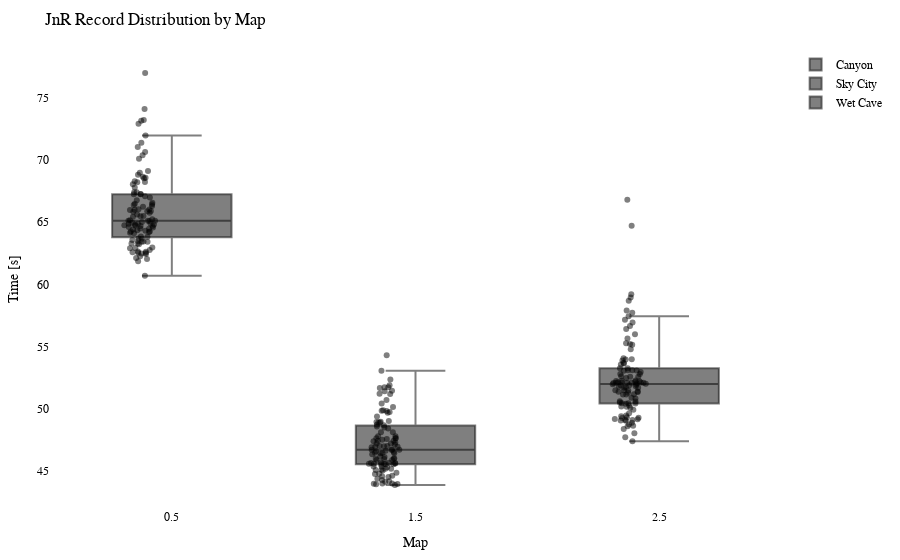

This figure's notebook cell:
### Code cell
import plotly.graph_objects as go
import plotly.io as pio

df = getRecordsDataframe(minigame="Jump and Run")

# Calculate the offset for centering the data points
num_columns = len(df.columns)
offset = 0.5

# Create a Swarm plot using Plotly
fig = go.Figure()

for i, column in enumerate(df.columns):
    x_values = [i + offset] * len(df[column])  # Adjust x-values with offset for horizontal centering
    fig.add_trace(go.Box(x=x_values,
                         y=df[column],
                         name=column,
                         boxpoints='all',
                         pointpos=-0.5,  # Adjust point position to prevent overlapping
                         marker=dict(color='rgba(0,0,0,0.5)', size=6),  # Adjust marker color and size
                         hovertext=df.index,
                         hoverinfo='text+y'))

fig.update_layout(title="JnR Record Distribution by Map",
                  xaxis=dict(title="Map"),
                  yaxis=dict(title="Time [s]"),
                  showlegend=True,
                  font=dict(family="Arial", size=12, color="black"),  # Customize font
                  plot_bgcolor="white",  # Set background color
                  margin=dict(l=50, r=50, t=50, b=50),  # Adjust margins for better layout
                  )

pio.show(fig)

pio.write_html(fig, "out/jump_swarm_plot.html")

### Figure 1 — Plotly figure (JSON) as saved in the notebook; plotly's stock layout.template omitted (floating-point values rounded to 4 significant figures)
{"data": [{"boxpoints": "all", "hoverinfo": "text+y", "hovertext": ["20LeRe10", "2wc", "agowskyy", "Allooy", "Anni808", "Axollotel", "BacardiSprite", "bawskey", "BusinessBent", "ByNetherdude", "byTobi", "cediiiiii_10", "Chander24", "Chrisi20101", "crocodile1870", "cxl1lo", "DarkCobweb", "deadfiight", "DerBaumIstDerWeg", "Dokkkkko", "Ex4cted", "Falke23_5", "Feinberg", "ffawks", "Fflopse", "ForceFox", "Freeeedom", "frutigall", "GamemasterNiki", "GeneralEnte06", "Gerrygames", "Gobo9", "GrafikKatze", "Grapfen", "Gummibearchen", "H1ghsay", "h4nnes", "Harold_Sensemann", "HerrDante", "Jan2220", "JennieKim", "jimmi1410", "JOW23", "Joy_8oy", "JustK1lling", "KakaMC", "Kanickelul", "Keenaai", "Kokochampi", "Kokochampo", "Kopfradio", "Krusti", "Kyuudo", "La_meleagro", "LeWi_100", "Livgo", "lizsyy", "LordAlexos", "loukrativ", "Lubottus", "Luis_XYZ", "M0orey_0", "marbrueck", "Martomias", "Mincheeen", "MrNulfred", "Mvsk_", "myshq", "Nexilus", "Ninivee", "officialryzon", "Oronor", "PedroZockt", "Picutar", "PixlNight", "PolizeiDreamy", "Radattel", "Radiokopf", "Raefinzs", "Ritokii", "rXzEr_Justin", "Sackkerl", "SB387", "ScreamingBlatz", "Sebi1801", "Seemops_8", "Sey__", "Shiewk", "Snitcherella", "SpeckyCut", "StaudammAusHolz", "TheBreadHD", "TheFabo", "Tomiokey", "twitchparaskiill", "Txlentierter", "T_Niko_T", "Umgfoin", "WachtelWachtel", "WirdNichtGeladen", "Wissender", "xBaumeisterin", "xX_Dima_ggg_Xx6", "xX_Masha_ggg_Xx9", "yzvm", "zTotito", "_n3d", "_Waldi_"], "marker": {"color": "rgba(0,0,0,0.5)", "size": 6}, "name": "Canyon", "pointpos": -0.5, "type": "box", "x": [0.5, 0.5, 0.5, 0.5, 0.5, 0.5, 0.5, 0.5, 0.5, 0.5, 0.5, 0.5, 0.5, 0.5, 0.5, 0.5, 0.5, 0.5, 0.5, 0.5, 0.5, 0.5, 0.5, 0.5, 0.5, 0.5, 0.5, 0.5, 0.5, 0.5, 0.5, 0.5, 0.5, 0.5, 0.5, 0.5, 0.5, 0.5, 0.5, 0.5, 0.5, 0.5, 0.5, 0.5, 0.5, 0.5, 0.5, 0.5, 0.5, 0.5, 0.5, 0.5, 0.5, 0.5, 0.5, 0.5, 0.5, 0.5, 0.5, 0.5, 0.5, 0.5, 0.5, 0.5, 0.5, 0.5, 0.5, 0.5, 0.5, 0.5, 0.5, 0.5, 0.5, 0.5, 0.5, 0.5, 0.5, 0.5, 0.5, 0.5, 0.5, 0.5, 0.5, 0.5, 0.5, 0.5, 0.5, 0.5, 0.5, 0.5, 0.5, 0.5, 0.5, 0.5, 0.5, 0.5, 0.5, 0.5, 0.5, 0.5, 0.5, 0.5, 0.5, 0.5, 0.5, 0.5, 0.5, 0.5], "y": [67.09, 63.22, 64.73, 63.44, 65.84, 65.5, 63.43, 68.21, 68.97, 71.97, 65.44, 61.86, 74.1, 64.49, 64.12, 66.76, 66.04, 65.16, 63.28, 64.8, 62.55, 65.87, 66.56, 63.42, 62.12, 64.7, 63.49, 64.48, 64.87, 64.6, 64.41, 60.7, 63.85, 63.67, 64.25, 64.74, 67.25, 64.24, 62.58, 64.82, 65.09, 77.0, 62.75, 68.66, 64.15, 62.9, null, 66.38, 73.22, 70.39, 70.64, 66.0, 64.7, 68.23, 62.45, 68.56, 62.26, 67.26, 72.92, 62.53, 67.24, 65.89, 66.25, 64.95, 65.62, 64.9, 71.04, 62.93, 73.16, 65.02, null, 66.01, 62.62, 63.82, 63.68, 71.39, 66.47, 66.44, 65.1, 70.11, 68.3, 68.54, 64.31, 65.11, null, 64.36, 62.04, 63.57, 62.48, 68.81, 65.47, 67.41, 66.97, 65.23, 69.11, 66.3, 67.79, 64.57, 62.96, 64.87, 65.97, 62.64, 67.4, 68.04, 63.28, 65.76, 64.21, 65.11]}, {"boxpoints": "all", "hoverinfo": "text+y", "hovertext": ["20LeRe10", "2wc", "agowskyy", "Allooy", "Anni808", "Axollotel", "BacardiSprite", "bawskey", "BusinessBent", "ByNetherdude", "byTobi", "cediiiiii_10", "Chander24", "Chrisi20101", "crocodile1870", "cxl1lo", "DarkCobweb", "deadfiight", "DerBaumIstDerWeg", "Dokkkkko", "Ex4cted", "Falke23_5", "Feinberg", "ffawks", "Fflopse", "ForceFox", "Freeeedom", "frutigall", "GamemasterNiki", "GeneralEnte06", "Gerrygames", "Gobo9", "GrafikKatze", "Grapfen", "Gummibearchen", "H1ghsay", "h4nnes", "Harold_Sensemann", "HerrDante", "Jan2220", "JennieKim", "jimmi1410", "JOW23", "Joy_8oy", "JustK1lling", "KakaMC", "Kanickelul", "Keenaai", "Kokochampi", "Kokochampo", "Kopfradio", "Krusti", "Kyuudo", "La_meleagro", "LeWi_100", "Livgo", "lizsyy", "LordAlexos", "loukrativ", "Lubottus", "Luis_XYZ", "M0orey_0", "marbrueck", "Martomias", "Mincheeen", "MrNulfred", "Mvsk_", "myshq", "Nexilus", "Ninivee", "officialryzon", "Oronor", "PedroZockt", "Picutar", "PixlNight", "PolizeiDreamy", "Radattel", "Radiokopf", "Raefinzs", "Ritokii", "rXzEr_Justin", "Sackkerl", "SB387", "ScreamingBlatz", "Sebi1801", "Seemops_8", "Sey__", "Shiewk", "Snitcherella", "SpeckyCut", "StaudammAusHolz", "TheBreadHD", "TheFabo", "Tomiokey", "twitchparaskiill", "Txlentierter", "T_Niko_T", "Umgfoin", "WachtelWachtel", "WirdNichtGeladen", "Wissender", "xBaumeisterin", "xX_Dima_ggg_Xx6", "xX_Masha_ggg_Xx9", "yzvm", "zTotito", "_n3d", "_Waldi_"], "marker": {"color": "rgba(0,0,0,0.5)", "size": 6}, "name": "Sky City", "pointpos": -0.5, "type": "box", "x": [1.5, 1.5, 1.5, 1.5, 1.5, 1.5, 1.5, 1.5, 1.5, 1.5, 1.5, 1.5, 1.5, 1.5, 1.5, 1.5, 1.5, 1.5, 1.5, 1.5, 1.5, 1.5, 1.5, 1.5, 1.5, 1.5, 1.5, 1.5, 1.5, 1.5, 1.5, 1.5, 1.5, 1.5, 1.5, 1.5, 1.5, 1.5, 1.5, 1.5, 1.5, 1.5, 1.5, 1.5, 1.5, 1.5, 1.5, 1.5, 1.5, 1.5, 1.5, 1.5, 1.5, 1.5, 1.5, 1.5, 1.5, 1.5, 1.5, 1.5, 1.5, 1.5, 1.5, 1.5, 1.5, 1.5, 1.5, 1.5, 1.5, 1.5, 1.5, 1.5, 1.5, 1.5, 1.5, 1.5, 1.5, 1.5, 1.5, 1.5, 1.5, 1.5, 1.5, 1.5, 1.5, 1.5, 1.5, 1.5, 1.5, 1.5, 1.5, 1.5, 1.5, 1.5, 1.5, 1.5, 1.5, 1.5, 1.5, 1.5, 1.5, 1.5, 1.5, 1.5, 1.5, 1.5, 1.5, 1.5], "y": [49.74, 44.36, 47.5, 47.64, 51.73, 49.8, 45.36, 46.61, 46.7, 51.88, 46.58, 44.57, 54.3, 45.64, 47.28, 48.9, 46.41, 47.42, 43.85, 48.09, 44.15, 47.37, 47.57, 45.17, 44.74, 44.61, 45.09, 47.78, 47.6, 45.64, 45.17, 43.94, 44.85, 45.58, 45.69, 48.7, 47.2, 45.98, 43.96, 46.17, 45.97, 48.48, 43.98, 48.95, 45.29, 44.76, 51.66, 48.58, 51.19, 49.82, 51.17, 46.68, 46.72, 46.46, 44.12, 50.69, 45.53, 51.45, 49.01, 45.57, 49.88, 47.19, 49.37, 46.94, 45.94, 46.89, 50.14, 43.98, 45.53, 47.62, 51.4, 46.99, 43.93, 45.02, 45.59, 53.04, 46.42, 48.41, 52.34, 46.11, 46.34, 47.01, 47.12, 48.67, 46.93, 46.43, 44.26, 45.64, 49.68, 48.93, 45.55, 48.9, 45.36, 47.77, 47.41, null, 51.72, 46.69, 45.07, 45.87, 48.1, 45.53, 46.51, 50.42, 44.5, 46.98, 45.87, 46.01]}, {"boxpoints": "all", "hoverinfo": "text+y", "hovertext": ["20LeRe10", "2wc", "agowskyy", "Allooy", "Anni808", "Axollotel", "BacardiSprite", "bawskey", "BusinessBent", "ByNetherdude", "byTobi", "cediiiiii_10", "Chander24", "Chrisi20101", "crocodile1870", "cxl1lo", "DarkCobweb", "deadfiight", "DerBaumIstDerWeg", "Dokkkkko", "Ex4cted", "Falke23_5", "Feinberg", "ffawks", "Fflopse", "ForceFox", "Freeeedom", "frutigall", "GamemasterNiki", "GeneralEnte06", "Gerrygames", "Gobo9", "GrafikKatze", "Grapfen", "Gummibearchen", "H1ghsay", "h4nnes", "Harold_Sensemann", "HerrDante", "Jan2220", "JennieKim", "jimmi1410", "JOW23", "Joy_8oy", "JustK1lling", "KakaMC", "Kanickelul", "Keenaai", "Kokochampi", "Kokochampo", "Kopfradio", "Krusti", "Kyuudo", "La_meleagro", "LeWi_100", "Livgo", "lizsyy", "LordAlexos", "loukrativ", "Lubottus", "Luis_XYZ", "M0orey_0", "marbrueck", "Martomias", "Mincheeen", "MrNulfred", "Mvsk_", "myshq", "Nexilus", "Ninivee", "officialryzon", "Oronor", "PedroZockt", "Picutar", "PixlNight", "PolizeiDreamy", "Radattel", "Radiokopf", "Raefinzs", "Ritokii", "rXzEr_Justin", "Sackkerl", "SB387", "ScreamingBlatz", "Sebi1801", "Seemops_8", "Sey__", "Shiewk", "Snitcherella", "SpeckyCut", "StaudammAusHolz", "TheBreadHD", "TheFabo", "Tomiokey", "twitchparaskiill", "Txlentierter", "T_Niko_T", "Umgfoin", "WachtelWachtel", "WirdNichtGeladen", "Wissender", "xBaumeisterin", "xX_Dima_ggg_Xx6", "xX_Masha_ggg_Xx9", "yzvm", "zTotito", "_n3d", "_Waldi_"], "marker": {"color": "rgba(0,0,0,0.5)", "size": 6}, "name": "Wet Cave", "pointpos": -0.5, "type": "box", "x": [2.5, 2.5, 2.5, 2.5, 2.5, 2.5, 2.5, 2.5, 2.5, 2.5, 2.5, 2.5, 2.5, 2.5, 2.5, 2.5, 2.5, 2.5, 2.5, 2.5, 2.5, 2.5, 2.5, 2.5, 2.5, 2.5, 2.5, 2.5, 2.5, 2.5, 2.5, 2.5, 2.5, 2.5, 2.5, 2.5, 2.5, 2.5, 2.5, 2.5, 2.5, 2.5, 2.5, 2.5, 2.5, 2.5, 2.5, 2.5, 2.5, 2.5, 2.5, 2.5, 2.5, 2.5, 2.5, 2.5, 2.5, 2.5, 2.5, 2.5, 2.5, 2.5, 2.5, 2.5, 2.5, 2.5, 2.5, 2.5, 2.5, 2.5, 2.5, 2.5, 2.5, 2.5, 2.5, 2.5, 2.5, 2.5, 2.5, 2.5, 2.5, 2.5, 2.5, 2.5, 2.5, 2.5, 2.5, 2.5, 2.5, 2.5, 2.5, 2.5, 2.5, 2.5, 2.5, 2.5, 2.5, 2.5, 2.5, 2.5, 2.5, 2.5, 2.5, 2.5, 2.5, 2.5, 2.5, 2.5], "y": [51.73, 48.6, 52.16, 50.19, 51.47, 51.48, 48.73, 53.25, 52.1, 64.71, 51.88, 49.27, 56.94, 52.09, 52.09, 52.8, 52.23, 51.35, 49.09, 53.08, 48.86, 52.25, 53.68, 51.29, 47.7, 50.44, 51.8, 52.09, 52.2, 50.81, 51.36, 47.38, 49.3, 49.64, 50.49, 52.56, 52.27, 50.6, 48.37, 50.41, 51.13, 57.9, 49.06, 57.43, 50.16, 48.64, 59.2, 52.79, 58.94, 53.97, 66.79, 53.88, 52.47, 54.77, 48.02, 56.64, 50.25, 53.56, null, 49.39, 55.26, 52.12, 52.01, 51.37, 50.44, 51.97, 53.09, 49.04, 51.69, 52.56, 52.07, 52.6, 49.09, 49.45, 50.39, 58.67, 51.15, 54.05, 56.42, 51.15, 51.92, 57.72, 53.09, 51.77, 55.65, 50.89, 49.16, 51.69, 53.05, 53.64, 55.15, 53.95, 52.1, 55.19, 52.95, null, 55.99, 50.57, 49.92, 51.47, 51.89, 50.07, 53.25, 57.14, 49.26, 52.08, 52.04, 49.14]}], "layout": {"font": {"color": "black", "family": "Arial", "size": 12}, "margin": {"b": 50, "l": 50, "r": 50, "t": 50}, "plot_bgcolor": "white", "showlegend": true, "title": {"text": "JnR Record Distribution by Map"}, "xaxis": {"title": {"text": "Map"}}, "yaxis": {"title": {"text": "Time [s]"}}}}
